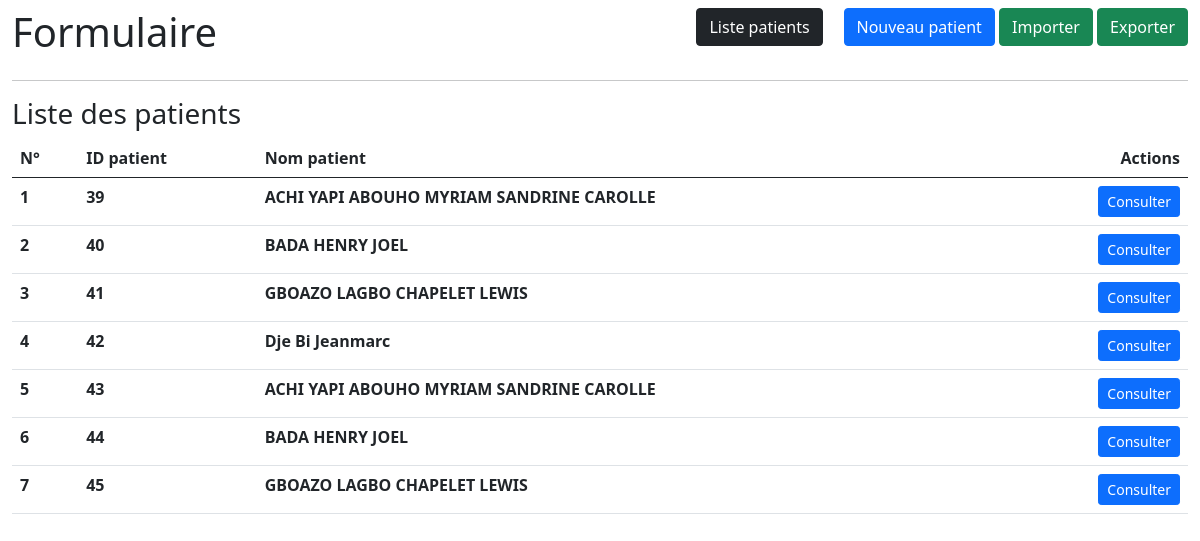
The app's page /, older data.
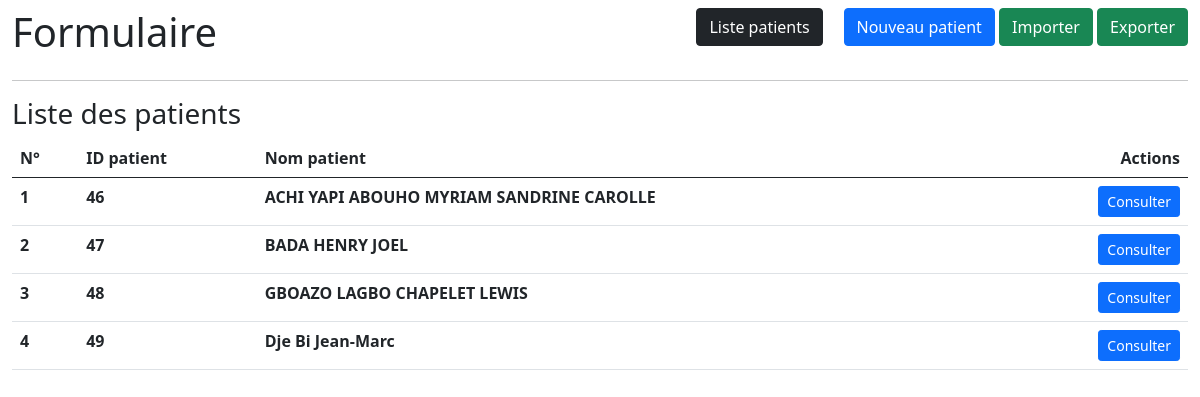
The same page, newer data.
### Formulaire/models.py (models this page shows)
class Patient(models.Model):
    SEXE = [
        ('M', 'Masculin'),
        ('F', 'Féminin'),
    ]
    nom_patient = models.CharField(_("Nom patient"),max_length=255,blank=True,null=True)
    date_creation = models.DateField(_("Date de création"), auto_now=True, auto_now_add=False,blank=True,null=True)
    date_creation_str = models.CharField(_("Date de creation (STR)"),max_length=255,blank=True,null=True) # Date sans contrainte de format
    sexe = models.CharField(_("Sexe"),choices=SEXE,max_length=255,blank=True,null=True)
    date_naissance = models.DateField(_("Date de naissance"),blank=True,null=True)
    date_naissance_str = models.CharField(_("Date de naissance (STR)"),max_length=255,blank=True,null=True) # Date sans contrainte de format
    poids = models.FloatField(_("Poids"),blank=True,null=True,default=0)
    taille = models.FloatField(_("Taille"),blank=True,null=True)
    pa_systotique = models.FloatField(_("PA systolique"),blank=True,null=True)
    pa_diastolique =  models.FloatField(_("PA diastolique"),blank=True,null=True)
    pam = models.FloatField(_("PAM"),blank=True,null=True)
    rythme_cardiaque_pa = models.FloatField(_("Rythme Cardiaque (PA)"),blank=True,null=True)
    hta = models.FloatField(_("HTA"),blank=True,null=True)
    oxymetrie = models.FloatField(_("Oxymétrie"),blank=True,null=True)
    rythme_cardiaque_oxy =  models.FloatField(_("Rythme Cardiaque (Oxy)"),blank=True,null=True)
    temperature = models.FloatField(_("Température"),blank=True,null=True)
    imc = models.FloatField(_("IMC"),blank=True,null=True)
    interpretation_imc = models.CharField(_("Interprétation IMC"),max_length=255,blank=True,null=True)
    gyclémie_1 = models.FloatField(_("Glycémie (mg/dl)"),blank=True,null=True)
    gyclémie_2 = models.FloatField(_("Glycémie (mmol/L)"),blank=True,null=True)
    diabete = models.CharField(_("Diabète"),max_length=255,blank=True,null=True)
    cardiopathie = models.CharField(_("Cardiopathie"),max_length=255,blank=True,null=True)
    ecg = models.CharField(_("ECG"),max_length=255,blank=True,null=True)
    interpretation_ecg = models.CharField(_("interprétations ECG"),max_length=255,blank=True,null=True)
    vulnerabilite = models.IntegerField(_("Vulnérabilité"),blank=True,null=True)
    groupe_risque = models.IntegerField(_("Groupe de risque d'exposition"),blank=True,null=True)
    score_risque = models.IntegerField(_("Score de risque IMC"),blank=True,null=True)

### Formulaire/views.py (the view)
# urls.py: path('',patients_list,name="patients.list"),
def patients_list(request):
    patients = Patient.objects.all()
    return render(request,"Formulaire/patients/patients_list.html",{
        "patients": patients
    })

### templates/Formulaire/patients/patients_list.html
{% extends 'Formulaire/layouts/page.html' %}
{% block content %}
<div class="container-fluid">
    {% include 'Formulaire/patients/patients_nav.html' %}
    <div class="row">
        <div class="col-md-12">
            <div class="h3">Liste des patients</div>
            <table class="table">
                <thead>
                    <tr>
                        <th scope="col">N°</th>
                        <th scope="col">ID patient</th>
                        <th scope="col">Nom patient</th>
                        <th scope="col" class="text-end">Actions</th>
                    </tr>
                </thead>
                <tbody>
                    {% for patient in patients %}
                    <tr>
                        <th scope="col">{{ forloop.counter }}</th>
                        <th scope="col">{{ patient.id }}</th>
                        <th scope="col">{{ patient.nom_patient }}</th>
                        <th class="text-end">
                            <a href="{% url 'patients.show' patient.id %}" class="btn btn-sm btn-primary">Consulter</a>
                        </th>
                    </tr>
                    {% endfor %}
                </tbody>
            </table>
        </div>
    </div>
</div>
{% endblock %}

Row changes from the older to the newer data that the page shows:
removed Patient: id "39", nom_patient "ACHI YAPI ABOUHO MYRIAM SANDRINE CAROLLE"
removed Patient: id "40", nom_patient "BADA HENRY JOEL"
removed Patient: id "41", nom_patient "GBOAZO LAGBO CHAPELET LEWIS"
removed Patient: id "42", nom_patient "Dje Bi Jeanmarc"
removed Patient: id "43", nom_patient "ACHI YAPI ABOUHO MYRIAM SANDRINE CAROLLE"
removed Patient: id "44", nom_patient "BADA HENRY JOEL"
removed Patient: id "45", nom_patient "GBOAZO LAGBO CHAPELET LEWIS"
added Patient: id "46", nom_patient "ACHI YAPI ABOUHO MYRIAM SANDRINE CAROLLE"
added Patient: id "47", nom_patient "BADA HENRY JOEL"
added Patient: id "48", nom_patient "GBOAZO LAGBO CHAPELET LEWIS"
added Patient: id "49", nom_patient "Dje Bi Jean-Marc"
